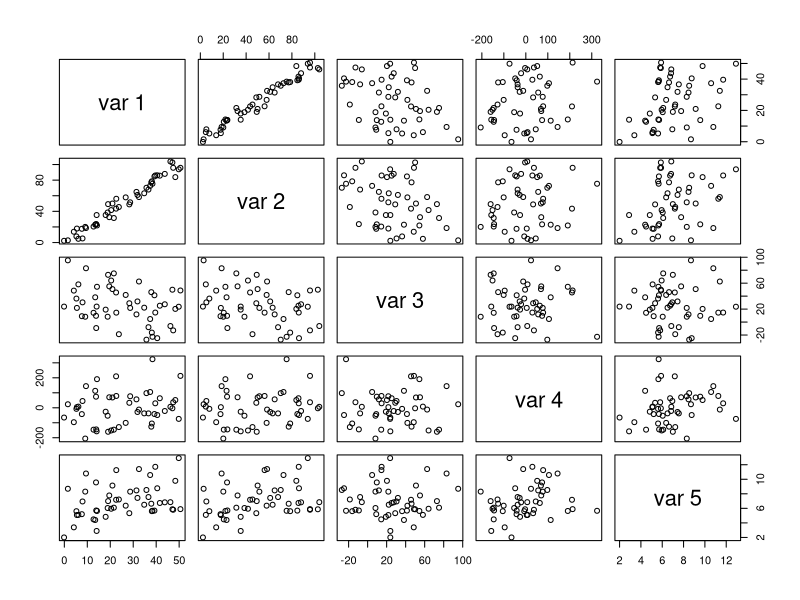

R code for this plot:
# First home assignment from JEM181 Data Science with R
# The assignment will be graded based on correctness and clarity of the results
# The code should be clear and easy to read


# We have the following matrix:
set.seed(123)
M <- matrix(
  c(
    
    1:50 + rnorm(50, 0, 2),
    seq(1, 100, 2) + rnorm(50, 0, 5),
    50:1 + runif(50, -50, 50),
    rnorm(50, 0, 100),
    log(1:50) + rpois(50, 4)
  ),
  50,
  5
)
pairs(M)

# ------------------------------------------------------------------- #
# -------------------- Exercise ------------------------------------- #
# ------------------------------------------------------------------- #

# a) Name the columns of matrix M as follows: a, B, C, d, E
# b) Choose only columns a, C, d and E and convert them to data frame called "M.f". Use 3 different methods of indexing to get the same result.
#    (hint: positive integers, negative integers, characters)
# c) Make a subset of this data frame such that only rows where observations in column "a" are smaller than 35 remain. We do not want to change the name of the data frame, i.e. M.f name holds.
# d) Add new variable to the data frame. It should be factor variable named "fctrs" with 3 levels such that:
##   Whenever observation in column "d" of M.f is smaller than observation in previous row, the new variable takes value "fall". (hint: for)
##   If the previous does not hold, the new variable takes value "smallbeg" for first x observations for which variable "d" from M.f is not bigger than 190. (hint: while/repeat)
##   All other possibilities will result in the value of "inconclusive".
##   !NOTE! You may perform d) in several steps - it will be easier to write as well as read.
# e) Recall the simple linear regression formula for estimating coefficients: B = ((X'X)^-1)X'y.
#    Build a function with 2 inputs: y  and X.
#    The function's output are Beta coefficients. They should be properly named, i.e. B1, B2, ... (don't forget intercept!)
#    Use this function to calculate beta coefficients for the case where variable "a" from M.f is dependent 
#    and the rest are independent variables (except the new factor variable which is left out).
# f) OPTIONAL: Check the counts of and different average values of "a" for different factor levels (hint: table)


# a) setting names
colnames(M) <- c("a", "B", "C", "d", "E")

# b) data frame M.F of columns a,C,d,E
  #1st method
q <- c(1,3:5)
M.F. = data.frame(M[,q])

  #2nd method 
qq <- c("a", "C", "d", "E")
M.F. = data.frame(M[,qq])

  #3rd method
qqq <- c(-2)
M.F. = data.frame(M[,qqq])

# c) subset such that "a" < 35
M.F. <- subset(M.F., M.F.[,1] <35)

#d) new variable
  #adding new coumn
  M.F.[,"fctrs"] <- c(1) 

  #fal
  i <- 2

  for (i in 2:(dim(M.F.)[1]) ) {
    if ( M.F.[["d"]][i] < M.F.[["d"]][i-1]){
      M.F.[["fctrs"]][i] <- "fall"
      }
  }
  
  # less than or equal 190 & the rest equal inconclusive
  i <- 1
  for (i in 1:(dim(M.F.)[1]) ) {
      if(M.F.[["fctrs"]][i] != "fall" && M.F.[["d"]][i] <=190  ){
        M.F.[["fctrs"]][i] <- "smallbeg"
      } else if (M.F.[["fctrs"]][i] != "fall") {
        M.F.[["fctrs"]][i] <- "inconclusive"
        
      }
  }


M.F.
# regression 
  X = data.matrix(M.F.[c(2:4)])
  y = data.matrix(M.F.[1])
  
 


  betacoeff <- function(X,y){
    B = (t(X) %*% X)^(-1) %*% t(X) %*% y
    colnames(B) = NULL
    
    return(B)
}





